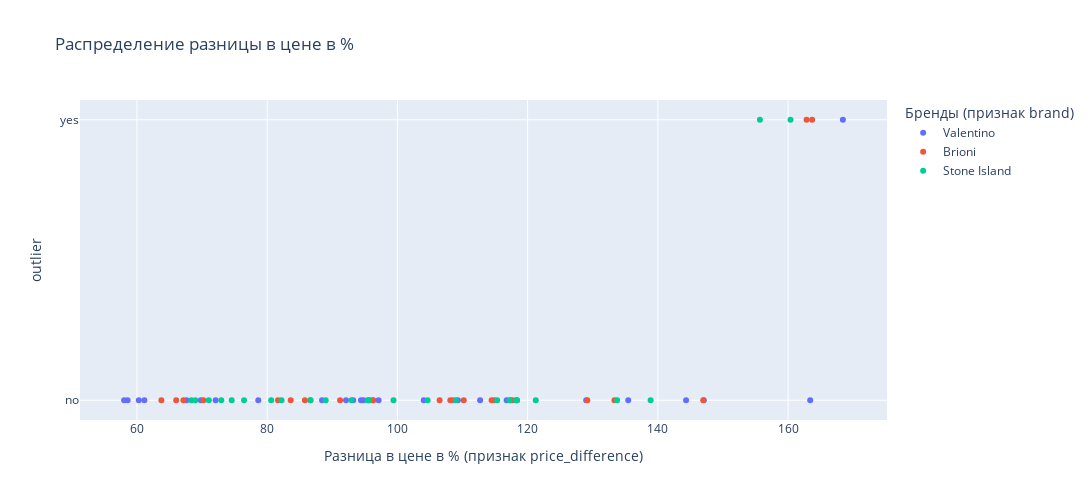

Notebook source saved alongside this figure:
### Code cell
# Дополнительно постороим еще одну диаграмму рассеяния
fig = px.scatter(Data_Parsing, x='price_difference', y='outlier', color='brand', 
                 title="Распределение разницы в цене в %",
                 labels={'price_difference':'Разница в цене в % (признак price_difference) ',
                         'brand':'Бренды (признак brand) '
                         },
                 height=500,width=1200
                 )

fig.show()

### Figure 1 — Plotly figure (JSON) as saved in the notebook; plotly's stock layout.template omitted (floating-point values rounded to 4 significant figures)
{"data": [{"hovertemplate": "Бренды (признак brand) =Valentino<br>Разница в цене в % (признак price_difference) =%{x}<br>outlier=%{y}<extra></extra>", "legendgroup": "Valentino", "marker": {"color": "#636efa", "symbol": "circle"}, "mode": "markers", "name": "Valentino", "orientation": "h", "showlegend": true, "type": "scatter", "x": [67.61, 116.8, 78.63, 117.4, 163.4, 72.08, 129.0, 61.13, 94.4, 69.8, 58.56, 94.8, 168.4, 109.3, 92.11, 97.11, 144.3, 112.7, 93.2, 60.28, 135.4, 58.02, 88.42, 104.0, 147.1], "xaxis": "x", "y": ["no", "no", "no", "no", "no", "no", "no", "no", "no", "no", "no", "no", "yes", "no", "no", "no", "no", "no", "no", "no", "no", "no", "no", "no", "no"], "yaxis": "y"}, {"hovertemplate": "Бренды (признак brand) =Brioni<br>Разница в цене в % (признак price_difference) =%{x}<br>outlier=%{y}<extra></extra>", "legendgroup": "Brioni", "marker": {"color": "#EF553B", "symbol": "circle"}, "mode": "markers", "name": "Brioni", "orientation": "h", "showlegend": true, "type": "scatter", "x": [106.5, 114.9, 114.5, 118.4, 108.5, 67.14, 147.0, 70.21, 95.65, 66.02, 110.2, 96.3, 96.18, 162.8, 117.6, 81.66, 83.61, 133.3, 108.1, 85.79, 163.7, 91.19, 129.2, 86.61, 63.75], "xaxis": "x", "y": ["no", "no", "no", "no", "no", "no", "no", "no", "no", "no", "no", "no", "no", "yes", "no", "no", "no", "no", "no", "no", "yes", "no", "no", "no", "no"], "yaxis": "y"}, {"hovertemplate": "Бренды (признак brand) =Stone Island<br>Разница в цене в % (признак price_difference) =%{x}<br>outlier=%{y}<extra></extra>", "legendgroup": "Stone Island", "marker": {"color": "#00cc96", "symbol": "circle"}, "mode": "markers", "name": "Stone Island", "orientation": "h", "showlegend": true, "type": "scatter", "x": [121.2, 72.95, 76.45, 95.63, 104.6, 155.7, 117.2, 118.2, 71.03, 133.7, 138.9, 95.41, 68.97, 86.67, 88.98, 160.4, 68.36, 92.93, 109.0, 118.3, 99.39, 80.61, 82.2, 115.3, 74.55], "xaxis": "x", "y": ["no", "no", "no", "no", "no", "yes", "no", "no", "no", "no", "no", "no", "no", "no", "no", "yes", "no", "no", "no", "no", "no", "no", "no", "no", "no"], "yaxis": "y"}], "layout": {"height": 500, "legend": {"title": {"text": "Бренды (признак brand) "}, "tracegroupgap": 0}, "title": {"text": "Распределение разницы в цене в %"}, "width": 1200, "xaxis": {"anchor": "y", "domain": [0, 1], "title": {"text": "Разница в цене в % (признак price_difference) "}}, "yaxis": {"anchor": "x", "domain": [0, 1], "title": {"text": "outlier"}}}}
